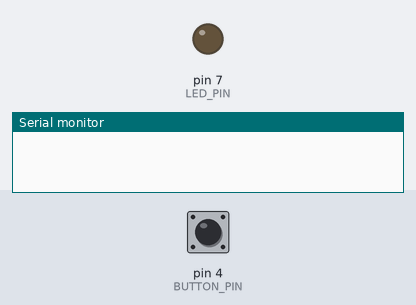
A sketch run on a simulated Arduino Uno, built with avr-gcc and run on an emulated ATmega328P. Shown: output pins drawn as LEDs (lit = HIGH), the last lines printed to the serial monitor. Inputs (shaded band) come from the test bench; at power-on: pin 4 (BUTTON_PIN) LOW.

Above: at 1.2 s.
1.3 s: pin 4 (BUTTON_PIN) pulled HIGH for 0.15 s
At 1.37 s:
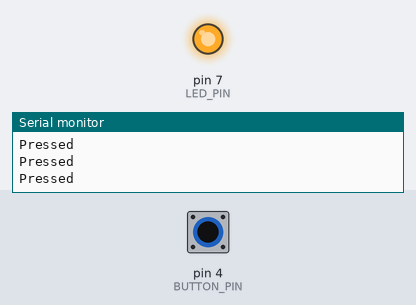
2.9 s: pin 4 (BUTTON_PIN) pulled HIGH for 3.2 s
At 6.6 s:
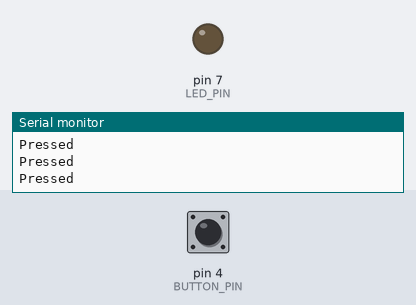
Timing chart, 0 to 8.1 s (numbered marks = the images above; inputs shaded):
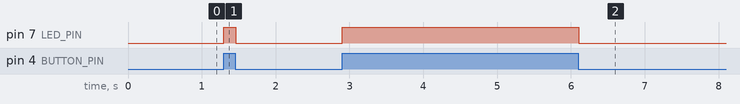

Measured:
- after the input at 1.3 s, pin 7 (LED_PIN): LOW → HIGH at once, → LOW 0.16 s later
- after the input at 2.9 s, pin 7 (LED_PIN): LOW → HIGH at once, → LOW 3.2 s later

The sketch:

step3_buttonled.ino
```cpp
#define BUTTON_PIN 4
#define LED_PIN 7

void setup() {
  pinMode(LED_PIN, OUTPUT);
  pinMode(BUTTON_PIN, INPUT);
  Serial.begin(9600);
}

void loop() {
  int buttonState = digitalRead(BUTTON_PIN);
  if (buttonState == HIGH) {
    digitalWrite(LED_PIN, HIGH);
    Serial.println("Pressed");
  } else {
    digitalWrite(LED_PIN, LOW);
  }
  // delay(20);
}
```
